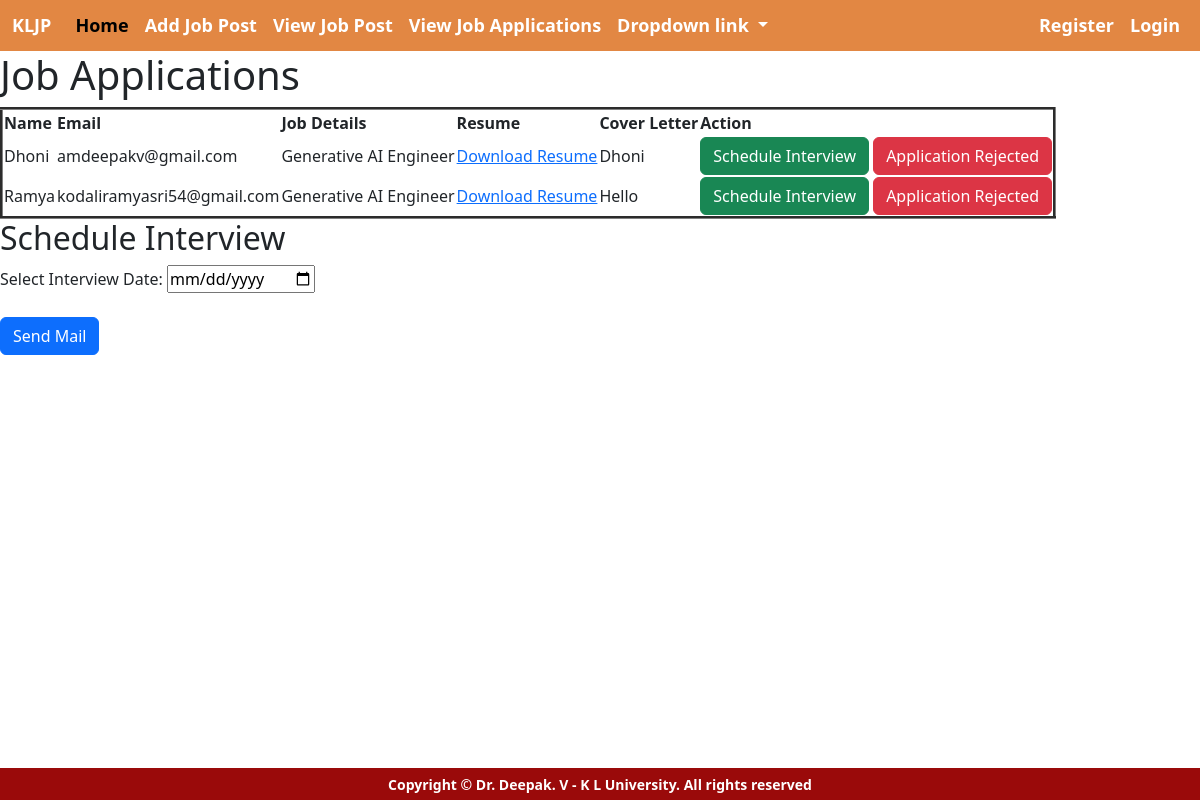
Screenshot of /employerapp/job_application_list/ with the database file from the repository.
### jobseekerapp/models.py (models this page shows, shortened)
class JobApplication(models.Model):
    job_details = models.ForeignKey(JobDetails, on_delete=models.CASCADE)
    name = models.CharField(max_length=100)
    email = models.EmailField()
    resume = models.FileField(upload_to='resumes/')
    cover_letter = models.TextField()

### employerapp/models.py (models this page shows)
class JobDetails(models.Model):
    work_title = models.CharField(max_length=255)
    salary_offered = models.CharField(max_length=255)
    JOB_TYPES = [
        ('fulltime','Full-time'),
        ('parttime','Part-time'),
        ('contract','Contract'),
    ]
    job_type = models.CharField(max_length=20, choices=JOB_TYPES)
    benefits = models.TextField()
    education = models.CharField(max_length=255)
    work_location = models.CharField(max_length=255)
    required_skills = models.TextField()
    def __str__(self):
        return self.work_title

### employerapp/views.py (the view)
# urls.py: path('job_application_list/',views.job_application_list,name='job_application_list'),
def job_application_list(request):
    job_applications = JobApplication.objects.all()
    return render(request, 'employerapp/job_application_list.html', {'job_applications':job_applications})

### templates/employerapp/job_application_list.html (shortened to what this page needs)
{% extends 'Navbar/employernavbar.html' %}
{% load static %}
{% block body %}
    <h1>Job Applications</h1>
    <table border="3">
        <thead>
            <tr>
                <th>Name</th>
                <th>Email</th>
                <th>Job Details</th>
                <th>Resume</th>
                <th>Cover Letter</th>
                <th>Action</th>
            </tr>
        </thead>
        <tbody>
            {% for job_application in job_applications %}
                <tr border="2">
                    <td>{{ job_application.name }}</td>
                    <td class="email">{{ job_application.email }}</td>
                    <td>{{ job_application.job_details }}</td>
                    <td>
                        {% if job_application.resume %}
                            <a href="{{ job_application.resume.url }}" target="_blank">Download Resume</a>
                        {% else %}
                            No resume uploaded
                        {% endif %}
                    </td>
                    <td>{{ job_application.cover_letter }}</td>
                    <td>
                        <button type="button" class="btn btn-success schedule-interview" data-email="{{ job_application.email }}">Schedule Interview</button>
                        <a href="#" class="btn btn-danger">Application Rejected</a>
                    </td>
                </tr>
            {% endfor %}
        </tbody>
    </table>
    <div id="schedule-interview-modal">
        <h2>Schedule Interview</h2>
        <form id="interview-form">
            <label for="interview-date">Select Interview Date:</label>
            <input type="date" id="interview-date" name="interview-date">
            <br><br>
            <button type="button" class="btn btn-primary" id="send-mail-btn">Send Mail</button>
        </form>
    </div>
{% endblock %}

### rows the page displays
JobApplication: name "Dhoni", email "amdeepakv@gmail.com", job_details "Generative AI Engineer", cover_letter "Dhoni"
JobApplication: name "Ramya", email "kodaliramyasri54@gmail.com", job_details "Generative AI Engineer", cover_letter "Hello"
